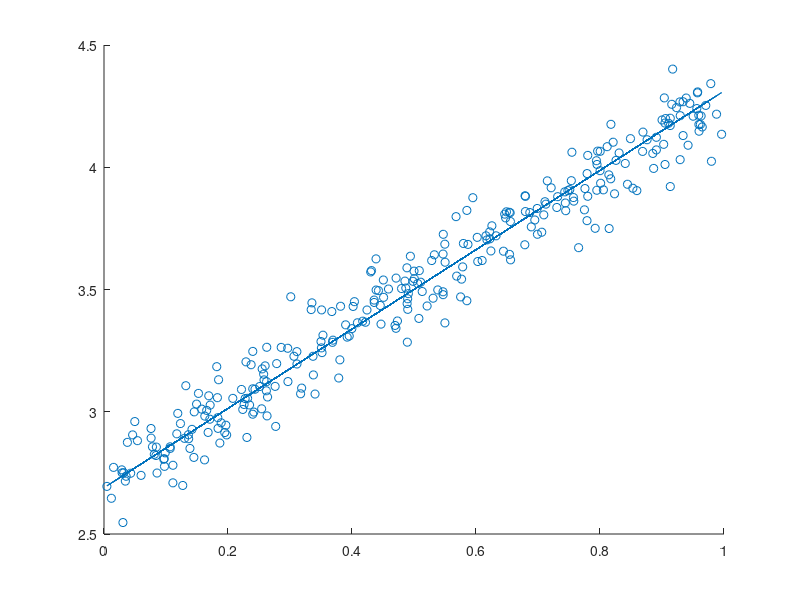
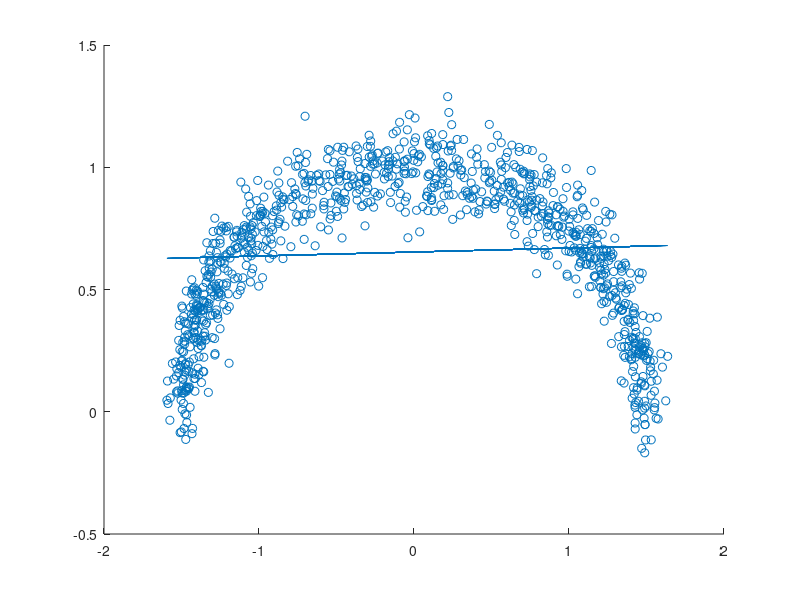

These charts were generated, in order, by the following MATLAB code:
load('data/points2D_Set1.mat');
u1=0;
u2=0;

for i=1:length(x)
    u1=u1+x(i);
end

u1=u1/300;

for j=1:length(y)
    u2=u2+y(j);
end

u2=u2/300;

a=zeros(2, 2);

for i=1:300
    b=zeros(2,1);
    b(1)=x(i)-u1;
    b(2)=y(i)-u2;
    a=a+b*b';
end

a=a/300;
[v, d]=eigs(a, 1);
figure(); scatter(x,y);
hold on;
z=((x-u1)*v(2)/v(1))+u2;    
plot(x,z);
hold off;

%%%%%%%%%%%%%%%%%%----PART 2-----------%%%%%%

load ('data/points2D_Set2.mat');


u1=0;
u2=0;

for i=1:length(x)
    u1=u1+x(i);
end

u1=u1/1000;

for j=1:length(y)
    u2=u2+y(j);
end

u2=u2/1000;

a=zeros(2, 2);

for i=1:1000
    b=zeros(2,1);
    b(1)=x(i)-u1;
    b(2)=y(i)-u2;
    a=a+b*b';
end

a=a/1000;
[v, d]=eigs(a, 1);
figure(); scatter(x,y);
hold on;
z=((x-u1)*v(2)/v(1))+u2;    
plot(x,z);




